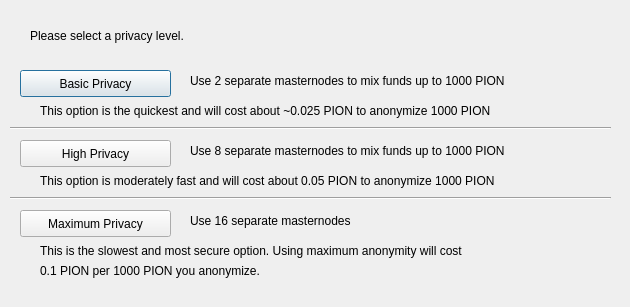
<?xml version="1.0" encoding="UTF-8"?>
<ui version="4.0">
 <class>DarksendConfig</class>
 <widget class="QDialog" name="DarksendConfig">
  <property name="geometry">
   <rect>
    <x>0</x>
    <y>0</y>
    <width>630</width>
    <height>307</height>
   </rect>
  </property>
  <property name="windowTitle">
   <string>Configure PrivateSend</string>
  </property>
  <widget class="QPushButton" name="buttonBasic">
   <property name="geometry">
    <rect>
     <x>20</x>
     <y>70</y>
     <width>151</width>
     <height>27</height>
    </rect>
   </property>
   <property name="text">
    <string>Basic Privacy</string>
   </property>
  </widget>
  <widget class="QPushButton" name="buttonHigh">
   <property name="geometry">
    <rect>
     <x>20</x>
     <y>140</y>
     <width>151</width>
     <height>27</height>
    </rect>
   </property>
   <property name="text">
    <string>High Privacy</string>
   </property>
  </widget>
  <widget class="QPushButton" name="buttonMax">
   <property name="geometry">
    <rect>
     <x>20</x>
     <y>210</y>
     <width>151</width>
     <height>27</height>
    </rect>
   </property>
   <property name="text">
    <string>Maximum Privacy</string>
   </property>
  </widget>
  <widget class="QLabel" name="label">
   <property name="geometry">
    <rect>
     <x>30</x>
     <y>20</y>
     <width>571</width>
     <height>31</height>
    </rect>
   </property>
   <property name="text">
    <string>Please select a privacy level.</string>
   </property>
  </widget>
  <widget class="QLabel" name="label_2">
   <property name="geometry">
    <rect>
     <x>190</x>
     <y>70</y>
     <width>421</width>
     <height>21</height>
    </rect>
   </property>
   <property name="text">
    <string>Use 2 separate masternodes to mix funds up to 1000 PION</string>
   </property>
  </widget>
  <widget class="QLabel" name="label_3">
   <property name="geometry">
    <rect>
     <x>190</x>
     <y>140</y>
     <width>411</width>
     <height>21</height>
    </rect>
   </property>
   <property name="text">
    <string>Use 8 separate masternodes to mix funds up to 1000 PION</string>
   </property>
  </widget>
  <widget class="QLabel" name="label_4">
   <property name="geometry">
    <rect>
     <x>190</x>
     <y>210</y>
     <width>421</width>
     <height>21</height>
    </rect>
   </property>
   <property name="text">
    <string>Use 16 separate masternodes</string>
   </property>
  </widget>
  <widget class="QLabel" name="label_6">
   <property name="geometry">
    <rect>
     <x>40</x>
     <y>100</y>
     <width>561</width>
     <height>21</height>
    </rect>
   </property>
   <property name="text">
    <string>This option is the quickest and will cost about ~0.025 PION to anonymize 1000 PION</string>
   </property>
  </widget>
  <widget class="QLabel" name="label_7">
   <property name="geometry">
    <rect>
     <x>40</x>
     <y>170</y>
     <width>561</width>
     <height>21</height>
    </rect>
   </property>
   <property name="text">
    <string>This option is moderately fast and will cost about 0.05 PION to anonymize 1000 PION</string>
   </property>
  </widget>
  <widget class="QLabel" name="label_8">
   <property name="geometry">
    <rect>
     <x>40</x>
     <y>240</y>
     <width>561</width>
     <height>21</height>
    </rect>
   </property>
   <property name="text">
    <string>This is the slowest and most secure option. Using maximum anonymity will cost</string>
   </property>
  </widget>
  <widget class="QLabel" name="label_9">
   <property name="geometry">
    <rect>
     <x>40</x>
     <y>260</y>
     <width>561</width>
     <height>21</height>
    </rect>
   </property>
   <property name="text">
    <string>0.1 PION per 1000 PION you anonymize.</string>
   </property>
  </widget>
  <widget class="Line" name="line">
   <property name="geometry">
    <rect>
     <x>10</x>
     <y>120</y>
     <width>601</width>
     <height>16</height>
    </rect>
   </property>
   <property name="orientation">
    <enum>Qt::Horizontal</enum>
   </property>
  </widget>
  <widget class="Line" name="line_2">
   <property name="geometry">
    <rect>
     <x>10</x>
     <y>190</y>
     <width>601</width>
     <height>16</height>
    </rect>
   </property>
   <property name="orientation">
    <enum>Qt::Horizontal</enum>
   </property>
  </widget>
 </widget>
 <resources/>
 <connections/>
</ui>
